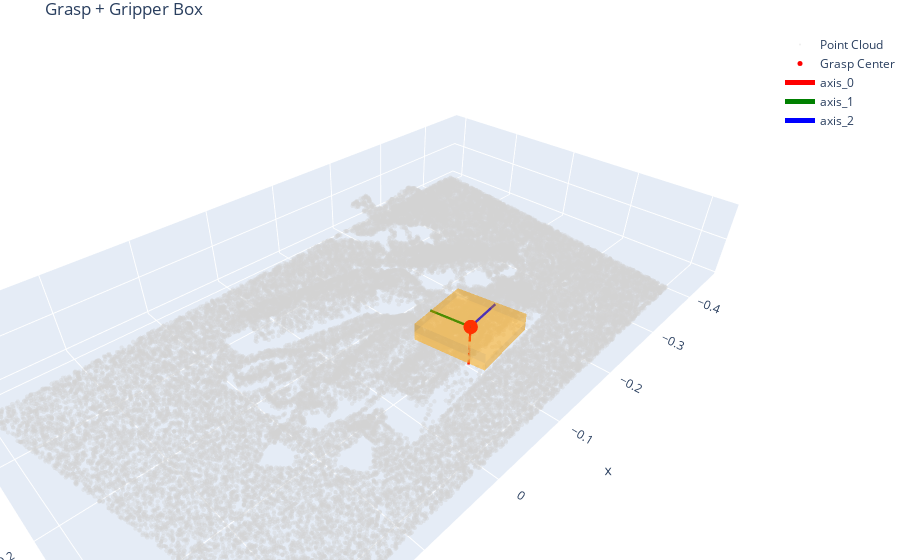

Source (notebook cell):
### Code cell
trans = np.dot(np.load(os.path.join(scene_path, 'cam0_wrt_table.npy')), 
               np.load(os.path.join(scene_path, 'camera_poses.npy'))[view_id])

best_grasp_np = transform_grasp_to_world(best_grasp[0], trans)
# transform pc to world coordinates
cloud_vis = transform_pc(cloud_vis, trans)
visualize_grasp_plotly_with_box(cloud_vis, best_grasp_np)

### Figure 1 — Plotly figure (JSON) as saved in the notebook; plotly's stock layout.template omitted (floating-point values rounded to 4 significant figures; data arrays with more than 128 entries replaced by an {"elided": "..."} marker saying what was removed)
{"data": [{"marker": {"color": "lightgray", "opacity": 0.4, "size": 1.5}, "mode": "markers", "name": "Point Cloud", "type": "scatter3d", "x": {"elided": "40000 float values"}, "y": {"elided": "40000 float values"}, "z": {"elided": "40000 float values"}}, {"marker": {"color": "red", "size": 5}, "mode": "markers", "name": "Grasp Center", "type": "scatter3d", "x": [-0.08863], "y": [-0.07734], "z": [0.06163]}, {"line": {"color": "red", "width": 5}, "mode": "lines", "name": "axis_0", "type": "scatter3d", "x": [-0.08863, -0.08904], "y": [-0.07734, -0.07507], "z": [0.06163, 0.01168]}, {"line": {"color": "green", "width": 5}, "mode": "lines", "name": "axis_1", "type": "scatter3d", "x": [-0.08863, -0.08298], "y": [-0.07734, -0.127], "z": [0.06163, 0.05934]}, {"line": {"color": "blue", "width": 5}, "mode": "lines", "name": "axis_2", "type": "scatter3d", "x": [-0.08863, -0.1383], "y": [-0.07734, -0.083], "z": [0.06163, 0.06178]}, {"color": "orange", "i": [0, 0, 4, 4, 0, 0, 2, 2, 1, 1, 3, 3], "j": [1, 2, 5, 6, 1, 5, 3, 7, 2, 6, 0, 4], "k": [2, 3, 6, 7, 5, 4, 7, 6, 6, 5, 4, 7], "name": "Gripper Box", "opacity": 0.3, "type": "mesh3d", "x": [-0.05349, -0.05365, -0.04429, -0.04413, -0.133, -0.1331, -0.1238, -0.1236], "y": [-0.03216, -0.03125, -0.1135, -0.1144, -0.04122, -0.04031, -0.1225, -0.1234], "z": [0.0734, 0.05342, 0.04962, 0.0696, 0.07364, 0.05366, 0.04986, 0.06984]}], "layout": {"margin": {"b": 0, "l": 0, "r": 0, "t": 30}, "scene": {"aspectmode": "data"}, "title": {"text": "Grasp + Gripper Box"}}}
